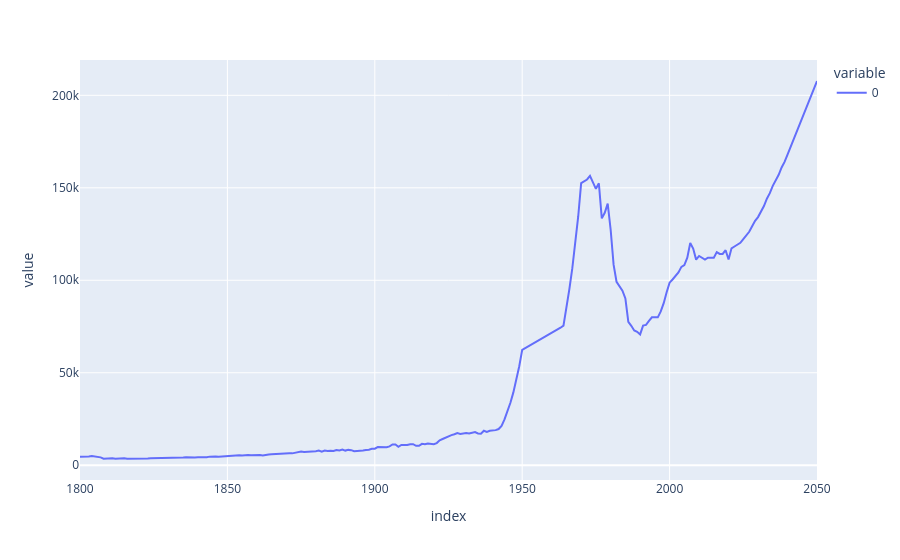

Source (notebook cell):
### Markdown cell above
**Ressources :** <br/>

- https://pandas.pydata.org/docs/reference/api/pandas.DataFrame.quantile.html
- https://pandas.pydata.org/docs/reference/api/pandas.DataFrame.describe.html
- https://matplotlib.org/3.1.1/api/_as_gen/matplotlib.pyplot.fill_between.html

### Code cell
# difference entre le min et le max au cours du temps

result = df_income.max() - df_income.min()

result.plot()

### Figure 1 — Plotly figure (JSON) as saved in the notebook; plotly's stock layout.template omitted (floating-point values rounded to 4 significant figures; data arrays with more than 128 entries replaced by an {"elided": "..."} marker saying what was removed)
{"data": [{"hovertemplate": "variable=0<br>index=%{x}<br>value=%{y}<extra></extra>", "legendgroup": "0", "line": {"color": "#636efa", "dash": "solid"}, "marker": {"symbol": "circle"}, "mode": "lines", "name": "0", "orientation": "v", "showlegend": true, "type": "scatter", "x": {"elided": "251 int values"}, "xaxis": "x", "y": {"elided": "251 int values"}, "yaxis": "y"}], "layout": {"autosize": true, "legend": {"title": {"text": "variable"}, "tracegroupgap": 0}, "margin": {"t": 60}, "xaxis": {"anchor": "y", "autorange": true, "domain": [0, 1], "range": [1800, 2050], "title": {"text": "index"}, "type": "linear"}, "yaxis": {"anchor": "x", "autorange": true, "domain": [0, 1], "range": [-7968.0, 219100.0], "title": {"text": "value"}, "type": "linear"}}}
